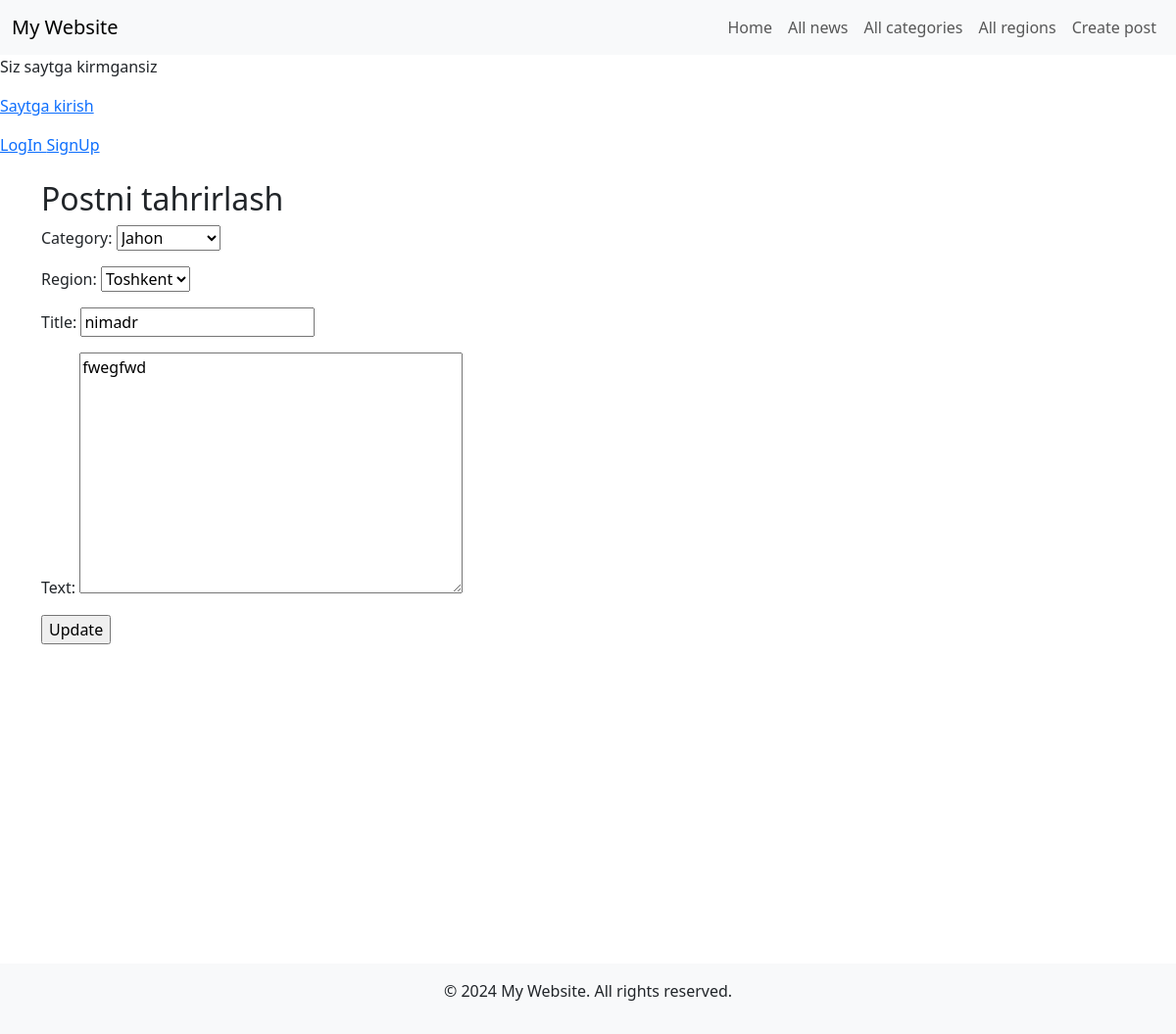
The page /edit_post/2 on the database its author committed.
### homepage/models.py (models this page shows, shortened)
class New(models.Model):
    objects = None
    category = models.ForeignKey(Category, on_delete=models.CASCADE)
    region = models.ForeignKey(Region, on_delete=models.CASCADE, blank=True, null=True)
    title = models.CharField(max_length=300)
    text = models.TextField()
    image = models.ImageField(upload_to='posts/')
    date = models.DateField(auto_now=True)
    author = models.ForeignKey('auth.User', on_delete=models.CASCADE)

### homepage/views.py (the view)
# urls.py: path('edit_post/<int:pk>', Edit_post.as_view(), name='edit_post'),
class Edit_post(UpdateView):
    model= New
    template_name = 'edit-post.html'
    fields = ['category', 'region', 'title', 'text']

### homepage/models.py (called while the page is built)
    def __str__(self):
        return self.name

    def __str__(self):
        return self.name

### templates/edit-post.html (shortened to what this page needs)
{% extends 'base.html' %}
{% block content%}
<h2> Postni tahrirlash </h2>
<form method="post" >
{{form.as_p}}
<input type="submit" value="Update">
</form>
{% endblock%}

### rows shown on the page
New: category "Jahon", region "Toshkent", title "nimadr", text "fwegfwd"
